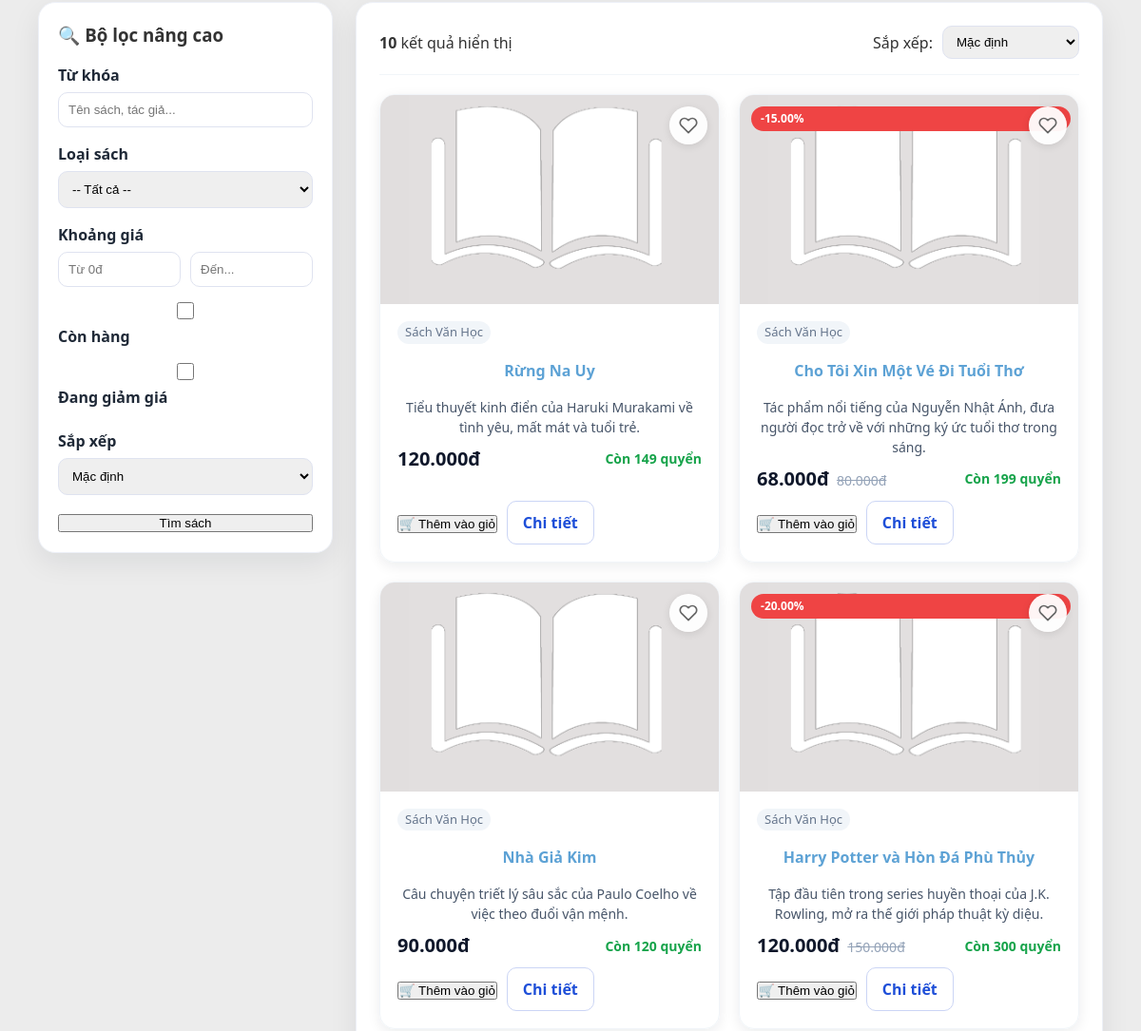
/public/search.php (middle part), run on an earlier commit of the app's database.
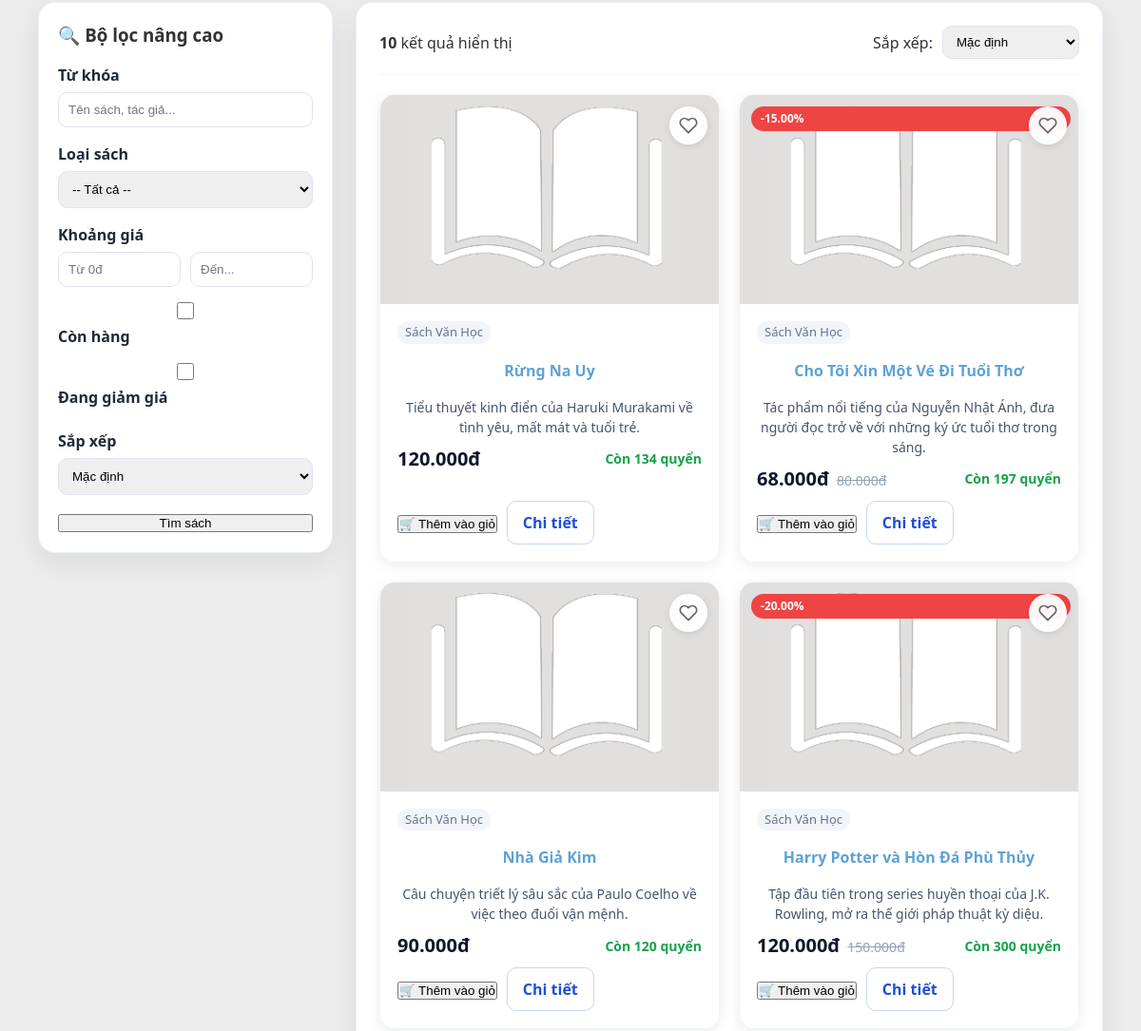
And on a later commit of the database.
### tables this page shows
CREATE TABLE `sach` (
  `id_sach` varchar(5) NOT NULL,
  `id_nxb` varchar(5) NOT NULL,
  `id_km` varchar(5) NOT NULL,
  `ten_sach` varchar(100) DEFAULT NULL,
  `mo_ta` text DEFAULT NULL,
  `trang_thai_sach` smallint(6) DEFAULT NULL,
  `so_luong_ton` int(11) DEFAULT NULL
);

CREATE TABLE `khuyen_mai` (
  `id_km` varchar(5) NOT NULL,
  `ten_km` varchar(250) NOT NULL,
  `phan_tram_km` decimal(5,2) NOT NULL,
  `ngay_bat_dau` datetime NOT NULL,
  `ngay_ket_thuc` datetime NOT NULL,
  `trang_thai_km` varchar(100) NOT NULL
);

### models/Database.php (called while the page is built, shortened)
<?php
class Database {
    private $host = '127.0.0.1';
    private $db_name = 'qlsach';
    private $username = 'root';
    private $password = '';
    private $conn;
    public function __construct() {
        $this->conn = null;
        $dsn = 'mysql:host=' . $this->host . ';dbname=' . $this->db_name . ';charset=utf8mb4';
        try {
            $this->conn = new PDO($dsn, $this->username, $this->password);
            $this->conn->setAttribute(PDO::ATTR_ERRMODE, PDO::ERRMODE_EXCEPTION);
            $this->conn->setAttribute(PDO::ATTR_DEFAULT_FETCH_MODE, PDO::FETCH_OBJ);
        } catch (PDOException $e) {
            echo 'Kết nối thất bại: ' . $e->getMessage();
        }
    }
    public function prepare($sql) {
        return $this->conn->prepare($sql);
    }
}
?>

### models/Book.php (called while the page is built, shortened)
<?php
require_once 'Database.php';
class Book {
    private $db_connection;
    public function __construct($db_conn = null) {
        if ($db_conn) {
            $this->db_connection = $db_conn;
        } else {
            $this->db_connection = new Database();
        }
    }
    public function searchBooksAdvanced($keyword, $id_loai, $id_the_loai, $min_price, $max_price) {
        $params = [];
        $sql = "SELECT
                    s.*, g.gia_sach_ban, k.phan_tram_km, n.ten_nxb, l.ten_loai,
                    GROUP_CONCAT(DISTINCT tl.ten_the_loai SEPARATOR ', ') AS danh_sach_the_loai
                FROM sach s
                LEFT JOIN sach_theloai stl ON s.id_sach = stl.id_sach
                LEFT JOIN the_loai tl ON stl.id_the_loai = tl.id_the_loai
                LEFT JOIN loai_sach l ON tl.id_loai = l.id_loai
                JOIN nxb n ON s.id_nxb = n.id_nxb
                JOIN khuyen_mai k ON s.id_km = k.id_km
                JOIN gia_sach g ON s.id_sach = g.id_sach
                JOIN thoi_diem td ON g.tg_gia_bd = td.tg_gia_bd
                WHERE s.trang_thai_sach = 1
                AND NOW() BETWEEN td.tg_gia_bd AND COALESCE(td.tg_gia_kt, '2099-12-31 23:59:59')
                ";
        $sql .= " GROUP BY s.id_sach, g.gia_sach_ban, k.phan_tram_km, n.ten_nxb, l.ten_loai";
        $stmt = $this->db_connection->prepare($sql);
        $stmt->execute($params);
        return $stmt->fetchAll(PDO::FETCH_OBJ);
    }
}
?>

### public/search.php (the view, shortened to what the changed rows need)
<?php
require_once '../includes/header.php';
require_once '../models/Book.php';
$bookModel = new Book();
$userWishlist = [];
function getBookImagePath($id_sach) {
    $fullPath = __DIR__ . "/uploads/" . $id_sach . ".jpg";
    return "/qlsach/public/uploads/default-book.png";
}
$keyword = trim($_GET['keyword'] ?? '');
$id_loai = $_GET['category'] ?? '';
$id_the_loai = $_GET['subcategory'] ?? '';
$min_price = $_GET['min_price'] ?? '';
$max_price = $_GET['max_price'] ?? '';
$sort = $_GET['sort'] ?? 'relevance';
$books = $bookModel->searchBooksAdvanced($keyword, $id_loai, $id_the_loai, $min_price, $max_price);
$books = array_values($books);
if (!empty($sort) && count($books) > 1) {
    usort($books, function($a, $b) use ($sort) {
        $priceA = $a->gia_sach_ban * (1 - ($a->phan_tram_km ?? 0) / 100);
        $priceB = $b->gia_sach_ban * (1 - ($b->phan_tram_km ?? 0) / 100);
        switch ($sort) {
            case 'price_asc':
                return $priceA <=> $priceB;
            case 'price_desc':
                return $priceB <=> $priceA;
            case 'discount':
                return ($b->phan_tram_km ?? 0) <=> ($a->phan_tram_km ?? 0);
            case 'name_asc':
                return strcmp($a->ten_sach, $b->ten_sach);
            case 'name_desc':
                return strcmp($b->ten_sach, $a->ten_sach);
            default:
                return 0;
        }
    });
}
?>
<div class="search-page">
    <div class="search-layout">
        <main class="search-results">
            <?php if (empty($books)): ?>
                <div class="empty-results">
                    <h3>Không tìm thấy kết quả</h3>
                    <p>Hãy thử đổi từ khóa hoặc giảm bớt bộ lọc.</p>
                    <ul>
                        <li>Kiểm tra chính tả của từ khóa</li>
                        <li>Thử tên thể loại hoặc tác giả khác</li>
                        <li>Đặt lại bộ lọc giá và trạng thái</li>
                    </ul>
                    <a href="search.php" class="btn-primary">Đặt lại tìm kiếm</a>
                </div>
            <?php else: ?>
                <div class="product-grid">
                    <?php foreach ($books as $book):
                        $isWishlisted = isset($userWishlist[$book->id_sach]);
                        $gia_goc = $book->gia_sach_ban;
                        $phan_tram_km = $book->phan_tram_km ?? 0;
                        $gia_ban = $gia_goc * (1 - $phan_tram_km / 100);
                        $stock = (int)($book->so_luong_ton ?? 0);
                    ?>
                        <div class="search-product-card">
                            <div class="product-image-wrapper">
                                <?php if (isset($_SESSION['id_tk'])): ?>
                                    <a href="#"
                                       class="product-item-wishlist-btn <?= $isWishlisted ? 'active' : '' ?>"
                                       data-book-id="<?= $book->id_sach ?>"
                                       title="<?= $isWishlisted ? 'Xóa khỏi yêu thích' : 'Thêm vào yêu thích' ?>">
                                        <svg width="20" height="20" viewBox="0 0 24 24" fill="<?= $isWishlisted ? 'currentColor' : 'none' ?>" stroke="currentColor" stroke-width="2" stroke-linecap="round" stroke-linejoin="round">
                                            <path d="M20.84 4.61a5.5 5.5 0 0 0-7.78 0L12 5.67l-1.06-1.06a5.5 5.5 0 0 0-7.78 7.78l1.06 1.06L12 21.23l7.78-7.78 1.06-1.06a5.5 5.5 0 0 0 0-7.78z"></path>
                                        </svg>
                                    </a>
                                <?php else: ?>
                                    <a href="/qlsach/guest/login.php" class="product-item-wishlist-btn" title="Đăng nhập để thêm vào yêu thích">
                                        <svg width="20" height="20" viewBox="0 0 24 24" fill="none" stroke="currentColor" stroke-width="2" stroke-linecap="round" stroke-linejoin="round">
                                            <path d="M20.84 4.61a5.5 5.5 0 0 0-7.78 0L12 5.67l-1.06-1.06a5.5 5.5 0 0 0-7.78 7.78l1.06 1.06L12 21.23l7.78-7.78 1.06-1.06a5.5 5.5 0 0 0 0-7.78z"></path>
                                        </svg>
                                    </a>
                                <?php endif; ?>
                                <a href="book_detail.php?id_sach=<?= $book->id_sach ?>">
                                    <img src="<?= getBookImagePath($book->id_sach) ?>" alt="<?= htmlspecialchars($book->ten_sach) ?>">
                                </a>
                                <?php if ($phan_tram_km > 0): ?>
                                    <span class="discount-badge">-<?= $phan_tram_km ?>%</span>
                                <?php endif; ?>
                            </div>
                            <div class="product-info">
                                <div class="product-meta">
                                    <span class="category-tag"><?= htmlspecialchars($book->ten_loai ?? 'Chưa phân loại') ?></span>
                                </div>
                                <h4>
                                    <a href="book_detail.php?id_sach=<?= $book->id_sach ?>"><?= htmlspecialchars($book->ten_sach) ?></a>
                                </h4>
                                <p class="product-desc"><?= htmlspecialchars(mb_strimwidth($book->mo_ta ?? 'Chưa có mô tả', 0, 120, '...')) ?></p>
                                <div class="product-price-row">
                                    <div class="price-info">
                                        <span class="price-current"><?= number_format($gia_ban, 0, ',', '.') ?>đ</span>
                                        <?php if ($phan_tram_km > 0): ?>
                                            <span class="price-original"><?= number_format($gia_goc, 0, ',', '.') ?>đ</span>
                                        <?php endif; ?>
                                    </div>
                                    <span class="stock-status <?= $stock > 0 ? 'in-stock' : 'out-stock' ?>">
                                        <?= $stock > 0 ? 'Còn ' . $stock . ' quyển' : 'Hết hàng' ?>
                                    </span>
                                </div>
                                <div class="search-card-actions">
                                    <form action="../controllers/cartController.php?action=add" method="POST">
                                        <button type="submit" class="btn-primary" <?= $stock <= 0 ? 'disabled' : '' ?>>🛒 Thêm vào giỏ</button>
                                    </form>
                                    <a href="book_detail.php?id_sach=<?= $book->id_sach ?>" class="btn-outline">Chi tiết</a>
                                </div>
                            </div>
                        </div>
                    <?php endforeach; ?>
                </div>
            <?php endif; ?>
        </main>
    </div>
</div>
<?php
require_once '../includes/footer.php';
?>

What changed in the data, as far as the page shows it:
changed sach "Rừng Na Uy": so_luong_ton "149" → "134"
changed sach "Cho Tôi Xin Một Vé Đi Tuổi Thơ": so_luong_ton "199" → "197"
